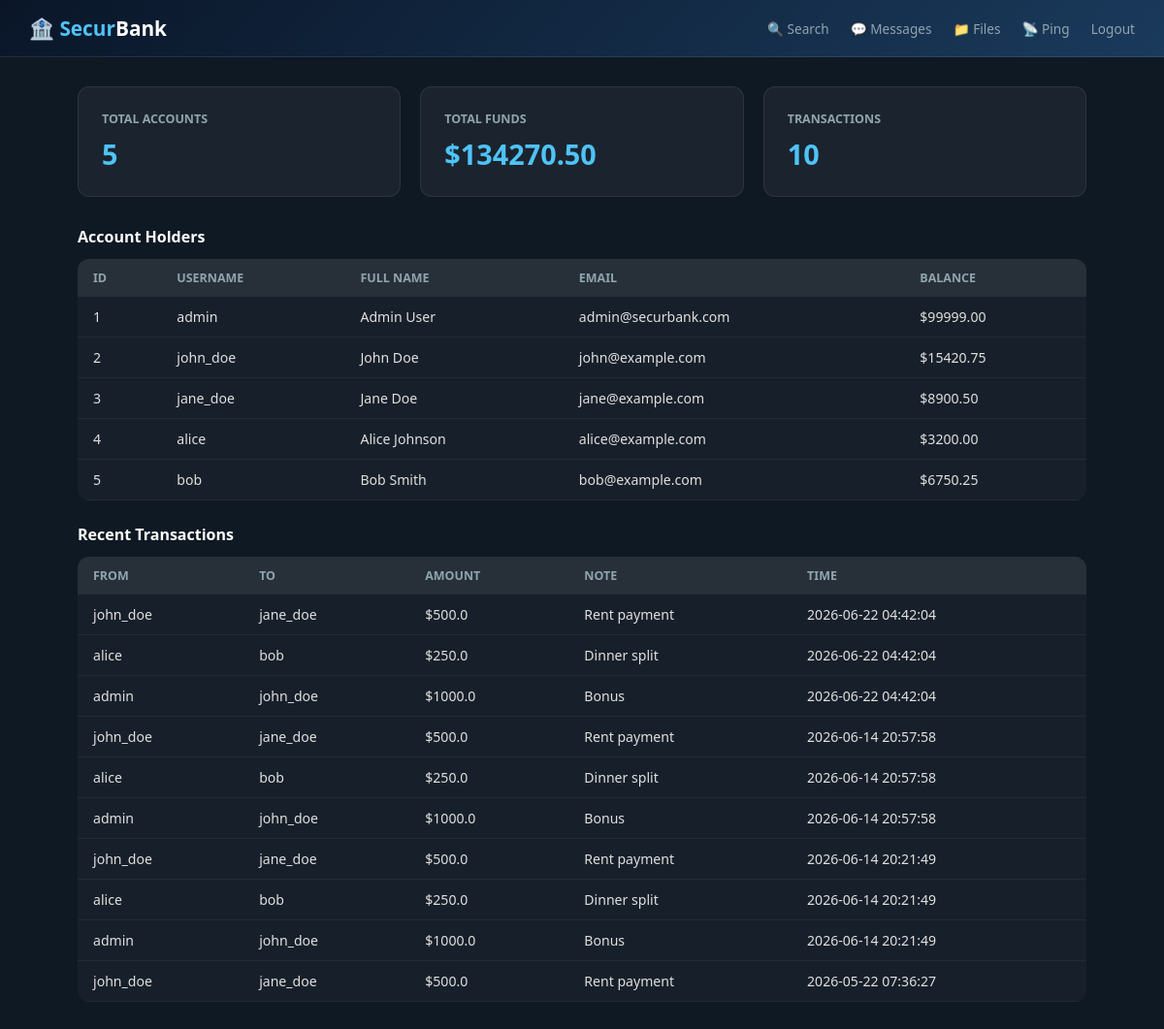
The page /dashboard (signed in) on the database as committed earlier.
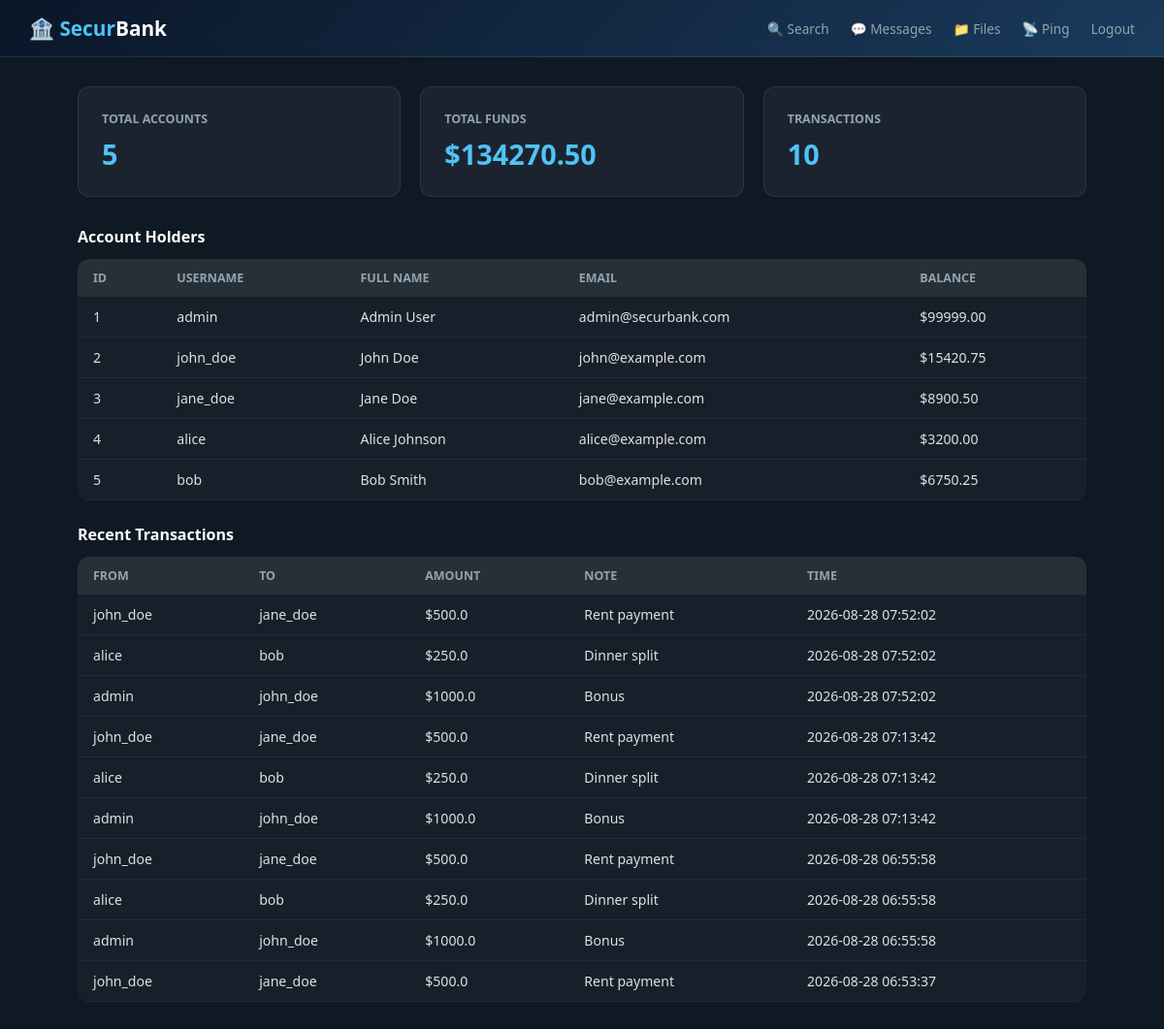
The same page on the database as committed later.
### tables this page shows
CREATE TABLE users (
            id        INTEGER PRIMARY KEY AUTOINCREMENT,
            username  TEXT NOT NULL UNIQUE,
            password  TEXT NOT NULL,
            full_name TEXT,
            email     TEXT,
            balance   REAL DEFAULT 0.00
        );

CREATE TABLE transactions (
            id         INTEGER PRIMARY KEY AUTOINCREMENT,
            from_user  TEXT,
            to_user    TEXT,
            amount     REAL,
            note       TEXT,
            created_at DATETIME DEFAULT CURRENT_TIMESTAMP
        );

### routes/bank.py (the view)
@bank_bp.route('/dashboard')
@login_required
def dashboard():
    conn   = get_db()
    users  = conn.execute('SELECT * FROM users').fetchall()
    txns   = conn.execute(
        'SELECT * FROM transactions ORDER BY created_at DESC LIMIT 10'
    ).fetchall()
    conn.close()
    return render_template('dashboard.html', users=users, transactions=txns)

### app.py (called while the page is built)
@app.after_request
def add_ngrok_header(response):
    response.headers['ngrok-skip-browser-warning'] = 'true'
    return response

### db/init_db.py (called while the page is built)
def get_db():
    conn = sqlite3.connect(DB_PATH)
    conn.row_factory = sqlite3.Row
    return conn

### routes/bank.py (called while the page is built)
def login_required(f):
    from functools import wraps
    @wraps(f)
    def decorated(*args, **kwargs):
        if 'user' not in session:
            return redirect('/login')
        return f(*args, **kwargs)
    return decorated

### templates/dashboard.html (shortened to what this page needs)
<!DOCTYPE html>
<html lang="en">
<head><meta charset="UTF-8"/><title>SecurBank — Dashboard</title>
</head>
<body>
<nav>
  <h1>🏦 <span>Secur</span>Bank</h1>
  <div>
    <a href="/search">🔍 Search</a>
    <a href="/messages">💬 Messages</a>
    <a href="/files">📁 Files</a>
    <a href="/ping">📡 Ping</a>
    <a href="/logout">Logout</a>
  </div>
</nav>
<div class="main">
  <div class="cards">
    <div class="card"><h3>Total Accounts</h3>
      <div class="val">{{ users|length }}</div></div>
    <div class="card"><h3>Total Funds</h3>
      <div class="val">${{ "%.2f"|format(users|sum(attribute='balance')) }}</div></div>
    <div class="card"><h3>Transactions</h3>
      <div class="val">{{ transactions|length }}</div></div>
  </div>
  <div class="sec">Account Holders</div>
  <table>
    <tr><th>ID</th><th>Username</th><th>Full Name</th><th>Email</th><th>Balance</th></tr>
    {% for u in users %}
    <tr><td>{{u.id}}</td><td>{{u.username}}</td><td>{{u.full_name}}</td>
        <td>{{u.email}}</td><td>${{"%.2f"|format(u.balance)}}</td></tr>
    {% endfor %}
  </table>
  <div class="sec">Recent Transactions</div>
  <table>
    <tr><th>From</th><th>To</th><th>Amount</th><th>Note</th><th>Time</th></tr>
    {% for t in transactions %}
    <tr><td>{{t.from_user}}</td><td>{{t.to_user}}</td><td>${{t.amount}}</td>
        <td>{{t.note}}</td><td>{{t.created_at}}</td></tr>
    {% endfor %}
  </table>
</div>
</body></html>

Rows that differ between the two databases and show on the page:
no longer on this page (row unchanged): transactions: from_user "john_doe", to_user "jane_doe", amount "500.0", note "Rent payment", created_at "2026-06-22 04:42:04"
no longer on this page (row unchanged): transactions: from_user "alice", to_user "bob", amount "250.0", note "Dinner split", created_at "2026-06-22 04:42:04"
no longer on this page (row unchanged): transactions: from_user "admin", to_user "john_doe", amount "1000.0", note "Bonus", created_at "2026-06-22 04:42:04"
no longer on this page (row unchanged): transactions: from_user "john_doe", to_user "jane_doe", amount "500.0", note "Rent payment", created_at "2026-06-14 20:57:58"
no longer on this page (row unchanged): transactions: from_user "alice", to_user "bob", amount "250.0", note "Dinner split", created_at "2026-06-14 20:57:58"
no longer on this page (row unchanged): transactions: from_user "admin", to_user "john_doe", amount "1000.0", note "Bonus", created_at "2026-06-14 20:57:58"
no longer on this page (row unchanged): transactions: from_user "john_doe", to_user "jane_doe", amount "500.0", note "Rent payment", created_at "2026-06-14 20:21:49"
no longer on this page (row unchanged): transactions: from_user "alice", to_user "bob", amount "250.0", note "Dinner split", created_at "2026-06-14 20:21:49"
no longer on this page (row unchanged): transactions: from_user "admin", to_user "john_doe", amount "1000.0", note "Bonus", created_at "2026-06-14 20:21:49"
no longer on this page (row unchanged): transactions: from_user "john_doe", to_user "jane_doe", amount "500.0", note "Rent payment", created_at "2026-05-22 07:36:27"
added transactions: from_user "john_doe", to_user "jane_doe", amount "500.0", note "Rent payment", created_at "2026-08-28 07:52:02"
added transactions: from_user "alice", to_user "bob", amount "250.0", note "Dinner split", created_at "2026-08-28 07:52:02"
added transactions: from_user "admin", to_user "john_doe", amount "1000.0", note "Bonus", created_at "2026-08-28 07:52:02"
added transactions: from_user "john_doe", to_user "jane_doe", amount "500.0", note "Rent payment", created_at "2026-08-28 07:13:42"
added transactions: from_user "alice", to_user "bob", amount "250.0", note "Dinner split", created_at "2026-08-28 07:13:42"
added transactions: from_user "admin", to_user "john_doe", amount "1000.0", note "Bonus", created_at "2026-08-28 07:13:42"
added transactions: from_user "john_doe", to_user "jane_doe", amount "500.0", note "Rent payment", created_at "2026-08-28 06:55:58"
added transactions: from_user "alice", to_user "bob", amount "250.0", note "Dinner split", created_at "2026-08-28 06:55:58"
added transactions: from_user "admin", to_user "john_doe", amount "1000.0", note "Bonus", created_at "2026-08-28 06:55:58"
added transactions: from_user "john_doe", to_user "jane_doe", amount "500.0", note "Rent payment", created_at "2026-08-28 06:53:37"
